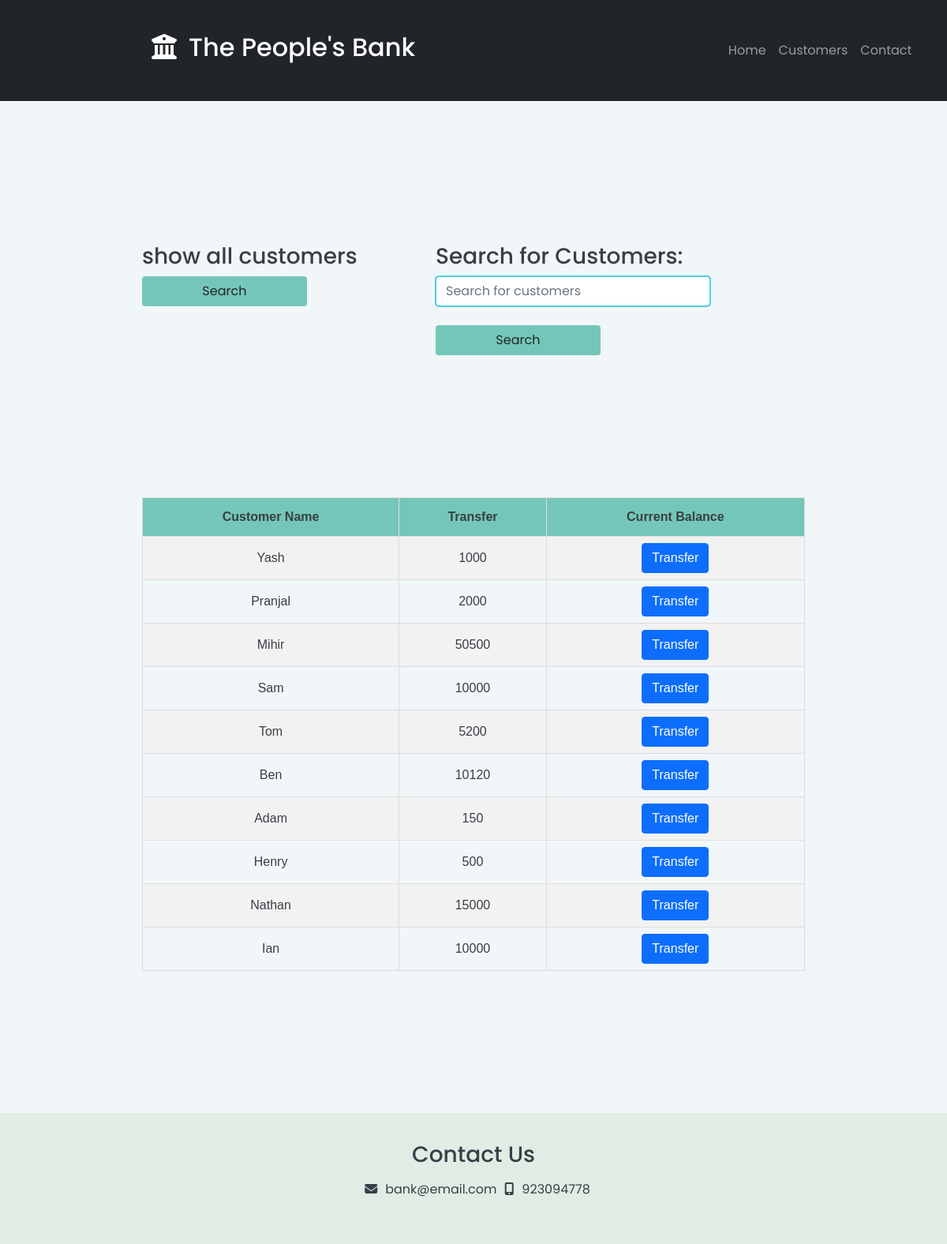
Screenshot of /search with the database file from the repository.
### flask_app.py (models this page shows, shortened)
class Customer(db.Model):
    id = db.Column(db.Integer, primary_key=True)
    customername = db.Column(db.String(20), unique=True, nullable=False)
    email = db.Column(db.String(120), unique=True, nullable=False)
    currentbalance = db.Column(db.Integer)
    transactions = db.relationship('Transaction', backref='customer', lazy=True)

### flask_app.py (the view)
@app.route('/search', methods=['GET', 'POST'])
def search():
    if request.method == 'POST':
        search = request.form.get('search')
        customers = Customer.query.filter_by(customername=search)
        customers = customers.order_by(Customer.customername).all()
    else:
        customers = Customer.query.all()
    return render_template('transfer.html', customers = customers)

### templates/transfer.html (shortened to what this page needs)
<!DOCTYPE html>
<html lang="en" dir="ltr">
<head>
  <link href="https://cdn.jsdelivr.net/npm/bootstrap@5.0.0-beta1/dist/css/bootstrap.min.css" rel="stylesheet">
  <link href="https://cdn.jsdelivr.net/npm/bootstrap@5.0.0-beta1/dist/css/bootstrap.min.css" rel="stylesheet">
  <link rel="stylesheet" type="text/css" href="{{ url_for('static', filename='transfer.css') }}">
</head>
<body>
  <section id="home">
    <nav class="navbar navbar-expand-lg navbar-dark bg-dark static-top navigation-bar">
      <div class="container">
        <a class="navbar-brand" href="/home">
          <h2><i class="fa fa-university icon-padding" aria-hidden="true"></i>The People's Bank</h2>
        </a>
        <div class="collapse navbar-collapse" id="navbarResponsive">
          <ul class="navbar-nav ml-auto right-align">
            <li class="nav-item active">
              <a class="nav-link" href="/home">Home</a>
            </li>
            <li class="nav-item">
              <a class="nav-link" href="#search-form">Customers</a>
            </li>
            <li class="nav-item">
              <a class="nav-link" href="#contact">Contact</a>
            </li>
          </ul>
        </div>
      </div>
    </nav>
    </section>
    <section id="search-form">
      <div class="row">
        <div class="col-lg-6">
          <form class="example" method="get" action="/search" style="margin:auto;max-width:600px">
            <h3>show all customers</h3>
            <a href="#search-results"><button type="submit" class="btn transfer-btn">
              Search
            </button></a>
          </form>
        </div>
        <div class="col-lg-6 allCustomers">
          <form class="example" method="post" action="/search" style="margin:auto;max-width:600px">
            <h3>Search for Customers:</h3>
            <div class="active-cyan-3 active-cyan-4 mb-4">
              <input name="search" class="form-control" type="text" placeholder="Search for customers" aria-label="Search" id="search_customer">
            </div>
            <a href="#search-results"><button type="submit" class="btn transfer-btn">
              Search
            </button></a>
          </form>
          </div>
        </div>
      </section>
      <section id="search-results">
        <div>
          <table id="tabble">
            <tr>
              <th>Customer Name</th>
              <th>Transfer</th>
              <th>Current Balance</th>
            </tr>
            {% for customer in customers %}
            <tr>
              <td>{{customer.customername}}</td>
              <td>{{customer.currentbalance}}</td>
              <td><a href="/transaction/{{customer.id}}"><button class="btn btn-primary">Transfer</button></td></a>
            </tr>
            {% endfor %}
          </table>
        </div>
      </section>
    <section id="contact">
      <h3>Contact Us</h3>
      <p><i class="fa fa-envelope contact-icon" aria-hidden="true"></i>bank@email.com<i class="fa fa-mobile contact-icon" aria-hidden="true"></i>923094778</p>
    </section>
</body>
</html>

### static/transfer.css (style rules this page uses)
body { background-color: #f1f6f9; color: #393e46; font-family: 'Poppins', sans-serif; }
.right-align { margin-left: 80%; }
.icon-padding { padding-right: 15px; }
.navigation-bar { padding: 3% 15%; }
.active-cyan-3 input[type=text] { border: 1px solid #4dd0e1; box-shadow: 0 0 0 1px #4dd0e1; }
#search-form { width: 60%; margin: 15% 15%; }
.transfer-btn { background-color: #74c7b8; width: 60%; }
#search-results { margin: 15% 15%; text-align: center; }
#tabble { font-family: Arial, Helvetica, sans-serif; border-collapse: collapse; width: 100%; }
#tabble td, #tabble th { border: 1px solid #ddd; padding: 8px; }
#tabble tr:nth-child(even) { background-color: #f2f2f2; }
#tabble th { padding-top: 12px; padding-bottom: 12px; text-align: center; background-color: #74c7b8; color: #393e46; }
#contact { padding: 3% 15%; text-align: center; background-color: #e0ece4; }
.contact-icon { padding: 10px; }

### rows the page displays
Customer: customername "Yash", currentbalance "1000"
Customer: customername "Pranjal", currentbalance "2000"
Customer: customername "Mihir", currentbalance "50500"
Customer: customername "Sam", currentbalance "10000"
Customer: customername "Tom", currentbalance "5200"
Customer: customername "Ben", currentbalance "10120"
Customer: customername "Adam", currentbalance "150"
Customer: customername "Henry", currentbalance "500"
Customer: customername "Nathan", currentbalance "15000"
Customer: customername "Ian", currentbalance "10000"
